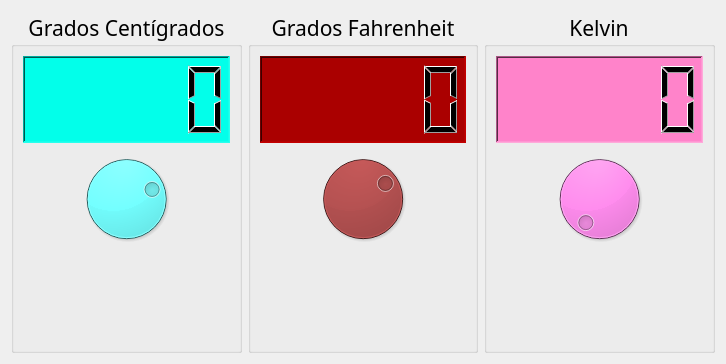
<?xml version="1.0" encoding="UTF-8"?>
<ui version="4.0">
 <class>Temperatura</class>
 <widget class="QDialog" name="Temperatura">
  <property name="geometry">
   <rect>
    <x>0</x>
    <y>0</y>
    <width>726</width>
    <height>364</height>
   </rect>
  </property>
  <property name="minimumSize">
   <size>
    <width>726</width>
    <height>364</height>
   </size>
  </property>
  <property name="maximumSize">
   <size>
    <width>876</width>
    <height>490</height>
   </size>
  </property>
  <property name="cursor">
   <cursorShape>OpenHandCursor</cursorShape>
  </property>
  <property name="windowTitle">
   <string>Temperatura</string>
  </property>
  <property name="windowIcon">
   <iconset resource="recursos.qrc">
    <normaloff>:/recursos/temperatura.png</normaloff>:/recursos/temperatura.png</iconset>
  </property>
  <layout class="QHBoxLayout" name="horizontalLayout">
   <item>
    <widget class="QGroupBox" name="groupBox">
     <property name="font">
      <font>
       <family>Javanese Text</family>
       <pointsize>16</pointsize>
       <weight>50</weight>
       <italic>false</italic>
       <bold>false</bold>
      </font>
     </property>
     <property name="title">
      <string>Grados Centígrados</string>
     </property>
     <property name="alignment">
      <set>Qt::AlignCenter</set>
     </property>
     <layout class="QVBoxLayout">
      <item>
       <widget class="QLCDNumber" name="lcdCent">
        <property name="cursor">
         <cursorShape>OpenHandCursor</cursorShape>
        </property>
        <property name="styleSheet">
         <string notr="true">background-color: rgb(2, 255, 234);</string>
        </property>
        <property name="frameShape">
         <enum>QFrame::WinPanel</enum>
        </property>
        <property name="frameShadow">
         <enum>QFrame::Sunken</enum>
        </property>
       </widget>
      </item>
      <item>
       <widget class="QDial" name="dialCent">
        <property name="focusPolicy">
         <enum>Qt::ClickFocus</enum>
        </property>
        <property name="styleSheet">
         <string notr="true">background-color: rgb(85, 255, 255);</string>
        </property>
        <property name="minimum">
         <number>-273</number>
        </property>
        <property name="maximum">
         <number>100</number>
        </property>
       </widget>
      </item>
      <item>
       <widget class="QLabel" name="lblCent">
        <property name="text">
         <string/>
        </property>
        <property name="alignment">
         <set>Qt::AlignCenter</set>
        </property>
       </widget>
      </item>
     </layout>
    </widget>
   </item>
   <item>
    <widget class="QGroupBox" name="groupBox_2">
     <property name="font">
      <font>
       <family>Javanese Text</family>
       <pointsize>16</pointsize>
       <weight>50</weight>
       <italic>false</italic>
       <bold>false</bold>
      </font>
     </property>
     <property name="title">
      <string>Grados Fahrenheit</string>
     </property>
     <property name="alignment">
      <set>Qt::AlignCenter</set>
     </property>
     <layout class="QVBoxLayout" name="verticalLayout_2">
      <item>
       <widget class="QLCDNumber" name="lcdFahr">
        <property name="styleSheet">
         <string notr="true">background-color: rgb(170, 0, 0);</string>
        </property>
        <property name="frameShape">
         <enum>QFrame::WinPanel</enum>
        </property>
        <property name="frameShadow">
         <enum>QFrame::Sunken</enum>
        </property>
       </widget>
      </item>
      <item>
       <widget class="QDial" name="dialFahr">
        <property name="focusPolicy">
         <enum>Qt::ClickFocus</enum>
        </property>
        <property name="styleSheet">
         <string notr="true">background-color: rgb(162, 0, 0);</string>
        </property>
        <property name="minimum">
         <number>-459</number>
        </property>
        <property name="maximum">
         <number>212</number>
        </property>
       </widget>
      </item>
      <item>
       <widget class="QLabel" name="lblFahr">
        <property name="text">
         <string/>
        </property>
        <property name="alignment">
         <set>Qt::AlignCenter</set>
        </property>
       </widget>
      </item>
     </layout>
    </widget>
   </item>
   <item>
    <widget class="QGroupBox" name="groupBox_3">
     <property name="font">
      <font>
       <family>Javanese Text</family>
       <pointsize>16</pointsize>
       <weight>50</weight>
       <italic>false</italic>
       <bold>false</bold>
      </font>
     </property>
     <property name="title">
      <string>Kelvin</string>
     </property>
     <property name="alignment">
      <set>Qt::AlignCenter</set>
     </property>
     <layout class="QVBoxLayout" name="verticalLayout_3">
      <item>
       <widget class="QLCDNumber" name="lcdKelv">
        <property name="cursor">
         <cursorShape>OpenHandCursor</cursorShape>
        </property>
        <property name="styleSheet">
         <string notr="true">background-color: rgb(255, 131, 202);</string>
        </property>
        <property name="frameShape">
         <enum>QFrame::WinPanel</enum>
        </property>
        <property name="frameShadow">
         <enum>QFrame::Sunken</enum>
        </property>
        <property name="digitCount">
         <number>5</number>
        </property>
       </widget>
      </item>
      <item>
       <widget class="QDial" name="dialKelv">
        <property name="focusPolicy">
         <enum>Qt::ClickFocus</enum>
        </property>
        <property name="styleSheet">
         <string notr="true">background-color: rgb(255, 140, 236);</string>
        </property>
        <property name="maximum">
         <number>373</number>
        </property>
       </widget>
      </item>
      <item>
       <widget class="QLabel" name="lblKelv">
        <property name="text">
         <string/>
        </property>
        <property name="alignment">
         <set>Qt::AlignCenter</set>
        </property>
       </widget>
      </item>
     </layout>
    </widget>
   </item>
  </layout>
 </widget>
 <resources>
  <include location="recursos.qrc"/>
 </resources>
 <connections>
  <connection>
   <sender>dialCent</sender>
   <signal>valueChanged(int)</signal>
   <receiver>lcdCent</receiver>
   <slot>display(int)</slot>
   <hints>
    <hint type="sourcelabel">
     <x>102</x>
     <y>287</y>
    </hint>
    <hint type="destinationlabel">
     <x>83</x>
     <y>69</y>
    </hint>
   </hints>
  </connection>
  <connection>
   <sender>dialFahr</sender>
   <signal>valueChanged(int)</signal>
   <receiver>lcdFahr</receiver>
   <slot>display(int)</slot>
   <hints>
    <hint type="sourcelabel">
     <x>301</x>
     <y>287</y>
    </hint>
    <hint type="destinationlabel">
     <x>222</x>
     <y>61</y>
    </hint>
   </hints>
  </connection>
  <connection>
   <sender>dialKelv</sender>
   <signal>valueChanged(int)</signal>
   <receiver>lcdKelv</receiver>
   <slot>display(int)</slot>
   <hints>
    <hint type="sourcelabel">
     <x>392</x>
     <y>227</y>
    </hint>
    <hint type="destinationlabel">
     <x>390</x>
     <y>138</y>
    </hint>
   </hints>
  </connection>
 </connections>
</ui>
